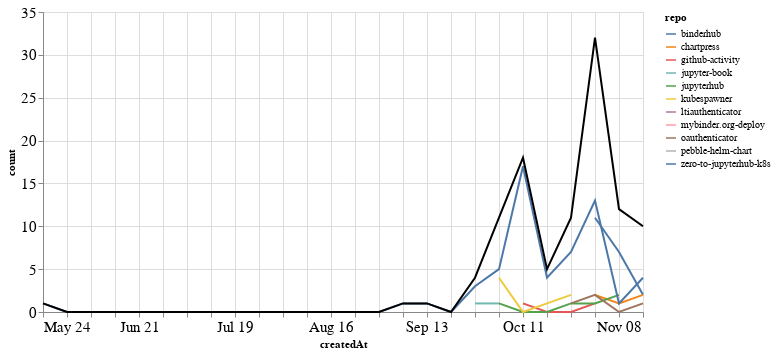

Notebook source saved alongside this figure:
### Markdown cell above
## PRs

### Code cell
prs_time = prs.groupby('repo').resample('W', on='createdAt').count()['author'].reset_index()
prs_time = prs_time.rename(columns={'author': 'count'})
prs_time_total = prs_time.groupby('createdAt').agg({"count": "sum"}).reset_index()

ch1 = alt.Chart(prs_time, width=600).mark_line().encode(
    x='createdAt',
    y='count',
    color='repo',
    tooltip="repo"
)

ch2 = alt.Chart(prs_time_total, width=600).mark_line(color="black").encode(
    x='createdAt',
    y='count',
)

ch1 + ch2

### Figure 1 — Vega-Lite specification as saved in the notebook (floating-point values rounded to 4 significant figures)
{"config": {"axisLeft": {"labelFontSize": 15}, "axisBottom": {"labelFontSize": 15}}, "layer": [{"data": {"name": "data-319ec4d22b50bf00abd3bcb7c5cc443d"}, "mark": "line", "encoding": {"color": {"type": "nominal", "field": "repo"}, "tooltip": {"type": "nominal", "field": "repo"}, "x": {"type": "temporal", "field": "createdAt"}, "y": {"type": "quantitative", "field": "count"}}, "width": 600}, {"data": {"name": "data-f6ea99cb0ad5759de3b88d7750dde108"}, "mark": {"type": "line", "color": "black"}, "encoding": {"x": {"type": "temporal", "field": "createdAt"}, "y": {"type": "quantitative", "field": "count"}}, "width": 600}], "$schema": "https://vega.github.io/schema/vega-lite/v4.8.1.json", "datasets": {"data-319ec4d22b50bf00abd3bcb7c5cc443d": [{"repo": "binderhub", "createdAt": "2020-11-01T00:00:00", "count": 11}, {"repo": "binderhub", "createdAt": "2020-11-08T00:00:00", "count": 7}, {"repo": "binderhub", "createdAt": "2020-11-15T00:00:00", "count": 2}, {"repo": "chartpress", "createdAt": "2020-11-01T00:00:00", "count": 2}, {"repo": "chartpress", "createdAt": "2020-11-08T00:00:00", "count": 1}, {"repo": "chartpress", "createdAt": "2020-11-15T00:00:00", "count": 2}, {"repo": "github-activity", "createdAt": "2020-10-11T00:00:00", "count": 1}, {"repo": "github-activity", "createdAt": "2020-10-18T00:00:00", "count": 0}, {"repo": "github-activity", "createdAt": "2020-10-25T00:00:00", "count": 0}, {"repo": "github-activity", "createdAt": "2020-11-01T00:00:00", "count": 1}, {"repo": "jupyter-book", "createdAt": "2020-09-27T00:00:00", "count": 1}, {"repo": "jupyter-book", "createdAt": "2020-10-04T00:00:00", "count": 1}, {"repo": "jupyterhub", "createdAt": "2020-10-04T00:00:00", "count": 1}, {"repo": "jupyterhub", "createdAt": "2020-10-11T00:00:00", "count": 0}, {"repo": "jupyterhub", "createdAt": "2020-10-18T00:00:00", "count": 0}, {"repo": "jupyterhub", "createdAt": "2020-10-25T00:00:00", "count": 1}, {"repo": "jupyterhub", "createdAt": "2020-11-01T00:00:00", "count": 1}, {"repo": "jupyterhub", "createdAt": "2020-11-08T00:00:00", "count": 2}, {"repo": "kubespawner", "createdAt": "2020-10-04T00:00:00", "count": 4}, {"repo": "kubespawner", "createdAt": "2020-10-11T00:00:00", "count": 0}, {"repo": "kubespawner", "createdAt": "2020-10-18T00:00:00", "count": 1}, {"repo": "kubespawner", "createdAt": "2020-10-25T00:00:00", "count": 2}, {"repo": "ltiauthenticator", "createdAt": "2020-11-15T00:00:00", "count": 1}, {"repo": "mybinder.org-deploy", "createdAt": "2020-11-01T00:00:00", "count": 2}, {"repo": "oauthenticator", "createdAt": "2020-10-25T00:00:00", "count": 1}, {"repo": "oauthenticator", "createdAt": "2020-11-01T00:00:00", "count": 2}, {"repo": "oauthenticator", "createdAt": "2020-11-08T00:00:00", "count": 0}, {"repo": "oauthenticator", "createdAt": "2020-11-15T00:00:00", "count": 1}, {"repo": "pebble-helm-chart", "createdAt": "2020-11-08T00:00:00", "count": 1}, {"repo": "zero-to-jupyterhub-k8s", "createdAt": "2020-05-24T00:00:00", "count": 1}, {"repo": "zero-to-jupyterhub-k8s", "createdAt": "2020-05-31T00:00:00", "count": 0}, {"repo": "zero-to-jupyterhub-k8s", "createdAt": "2020-06-07T00:00:00", "count": 0}, {"repo": "zero-to-jupyterhub-k8s", "createdAt": "2020-06-14T00:00:00", "count": 0}, {"repo": "zero-to-jupyterhub-k8s", "createdAt": "2020-06-21T00:00:00", "count": 0}, {"repo": "zero-to-jupyterhub-k8s", "createdAt": "2020-06-28T00:00:00", "count": 0}, {"repo": "zero-to-jupyterhub-k8s", "createdAt": "2020-07-05T00:00:00", "count": 0}, {"repo": "zero-to-jupyterhub-k8s", "createdAt": "2020-07-12T00:00:00", "count": 0}, {"repo": "zero-to-jupyterhub-k8s", "createdAt": "2020-07-19T00:00:00", "count": 0}, {"repo": "zero-to-jupyterhub-k8s", "createdAt": "2020-07-26T00:00:00", "count": 0}, {"repo": "zero-to-jupyterhub-k8s", "createdAt": "2020-08-02T00:00:00", "count": 0}, {"repo": "zero-to-jupyterhub-k8s", "createdAt": "2020-08-09T00:00:00", "count": 0}, {"repo": "zero-to-jupyterhub-k8s", "createdAt": "2020-08-16T00:00:00", "count": 0}, {"repo": "zero-to-jupyterhub-k8s", "createdAt": "2020-08-23T00:00:00", "count": 0}, {"repo": "zero-to-jupyterhub-k8s", "createdAt": "2020-08-30T00:00:00", "count": 0}, {"repo": "zero-to-jupyterhub-k8s", "createdAt": "2020-09-06T00:00:00", "count": 1}, {"repo": "zero-to-jupyterhub-k8s", "createdAt": "2020-09-13T00:00:00", "count": 1}, {"repo": "zero-to-jupyterhub-k8s", "createdAt": "2020-09-20T00:00:00", "count": 0}, {"repo": "zero-to-jupyterhub-k8s", "createdAt": "2020-09-27T00:00:00", "count": 3}, {"repo": "zero-to-jupyterhub-k8s", "createdAt": "2020-10-04T00:00:00", "count": 5}, {"repo": "zero-to-jupyterhub-k8s", "createdAt": "2020-10-11T00:00:00", "count": 17}, {"repo": "zero-to-jupyterhub-k8s", "createdAt": "2020-10-18T00:00:00", "count": 4}, {"repo": "zero-to-jupyterhub-k8s", "createdAt": "2020-10-25T00:00:00", "count": 7}, {"repo": "zero-to-jupyterhub-k8s", "createdAt": "2020-11-01T00:00:00", "count": 13}, {"repo": "zero-to-jupyterhub-k8s", "createdAt": "2020-11-08T00:00:00", "count": 1}, {"repo": "zero-to-jupyterhub-k8s", "createdAt": "2020-11-15T00:00:00", "count": 4}], "data-f6ea99cb0ad5759de3b88d7750dde108": [{"createdAt": "2020-05-24T00:00:00", "count": 1}, {"createdAt": "2020-05-31T00:00:00", "count": 0}, {"createdAt": "2020-06-07T00:00:00", "count": 0}, {"createdAt": "2020-06-14T00:00:00", "count": 0}, {"createdAt": "2020-06-21T00:00:00", "count": 0}, {"createdAt": "2020-06-28T00:00:00", "count": 0}, {"createdAt": "2020-07-05T00:00:00", "count": 0}, {"createdAt": "2020-07-12T00:00:00", "count": 0}, {"createdAt": "2020-07-19T00:00:00", "count": 0}, {"createdAt": "2020-07-26T00:00:00", "count": 0}, {"createdAt": "2020-08-02T00:00:00", "count": 0}, {"createdAt": "2020-08-09T00:00:00", "count": 0}, {"createdAt": "2020-08-16T00:00:00", "count": 0}, {"createdAt": "2020-08-23T00:00:00", "count": 0}, {"createdAt": "2020-08-30T00:00:00", "count": 0}, {"createdAt": "2020-09-06T00:00:00", "count": 1}, {"createdAt": "2020-09-13T00:00:00", "count": 1}, {"createdAt": "2020-09-20T00:00:00", "count": 0}, {"createdAt": "2020-09-27T00:00:00", "count": 4}, {"createdAt": "2020-10-04T00:00:00", "count": 11}, {"createdAt": "2020-10-11T00:00:00", "count": 18}, {"createdAt": "2020-10-18T00:00:00", "count": 5}, {"createdAt": "2020-10-25T00:00:00", "count": 11}, {"createdAt": "2020-11-01T00:00:00", "count": 32}, {"createdAt": "2020-11-08T00:00:00", "count": 12}, {"createdAt": "2020-11-15T00:00:00", "count": 10}]}}
